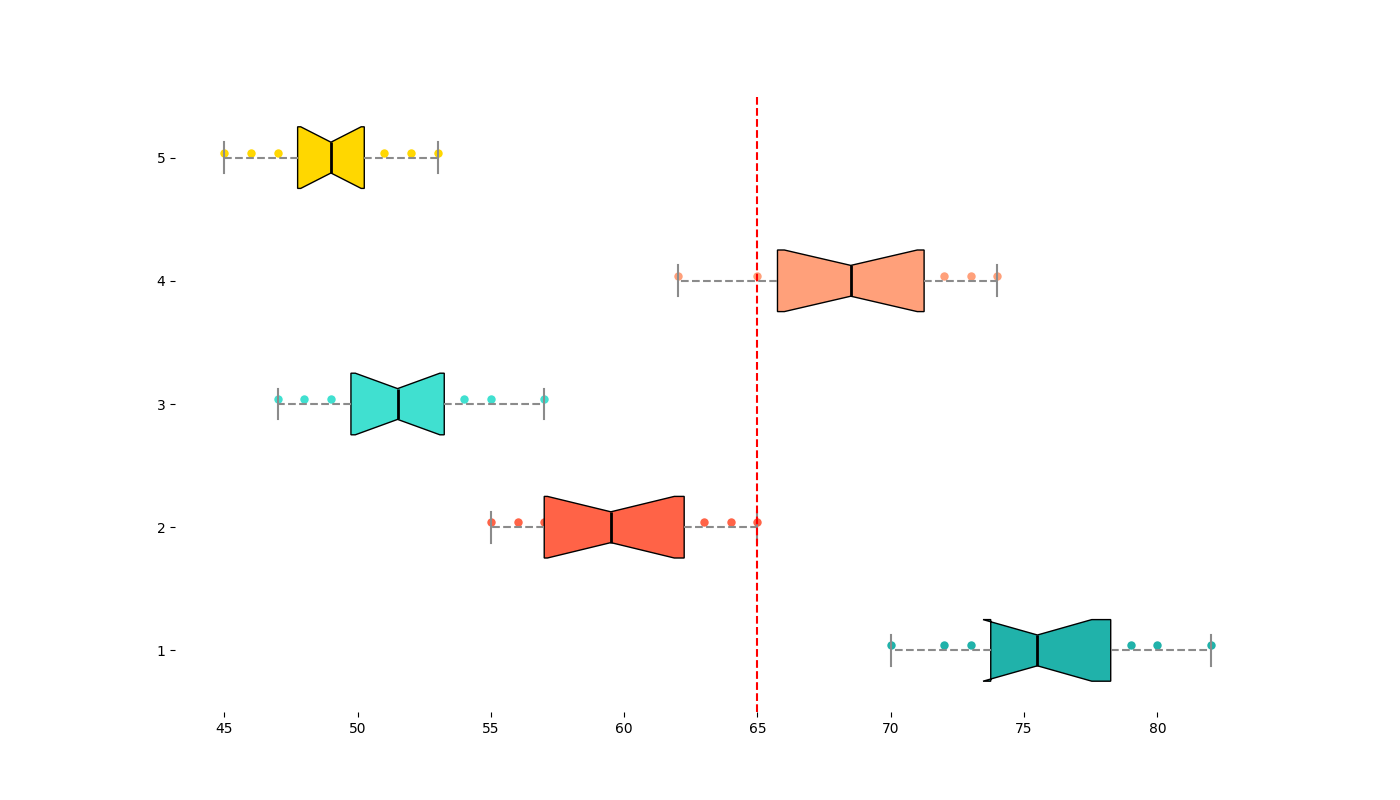

This chart was generated by the following Python code:
import matplotlib.pyplot as plt
import numpy as np

noise_data = [
    [70, 75, 80, 72, 74, 78, 77, 73, 76, 79, 82, 74],
    [55, 60, 58, 57, 59, 61, 62, 56, 63, 64, 65, 57],
    [50, 52, 48, 49, 53, 51, 54, 47, 55, 57, 50, 52],
    [65, 68, 70, 72, 67, 66, 69, 71, 73, 74, 62, 65],
    [45, 48, 50, 47, 49, 46, 51, 52, 50, 53, 49, 48],
]

fig, ax = plt.subplots(figsize=(14, 8))
box = ax.boxplot(noise_data, vert=False, patch_artist=True, notch=True, whis=1.5)

colors = ['#20B2AA', '#FF6347', '#40E0D0', '#FFA07A', '#FFD700']
for patch, color in zip(box['boxes'], colors):
    patch.set_facecolor(color)

for whisker in box['whiskers']:
    whisker.set(color='#8B8B8B', linewidth=1.5, linestyle='--')
for cap in box['caps']:
    cap.set(color='#8B8B8B', linewidth=1.5)
for median in box['medians']:
    median.set(color='black', linewidth=2)

for i, data in enumerate(noise_data, 1):
    x = data
    y = np.full_like(x, i) + np.array([0.04]*len(x))
    ax.scatter(x, y, color=colors[i - 1], edgecolors='w', s=50)

acceptable_noise_level = 65
ax.axvline(acceptable_noise_level, color='r', linestyle='--', linewidth=1.5)

# Removing the axes frame (borders) around the plot
ax.set_frame_on(False)

# Disabling grid
ax.grid(False)

plt.show()
